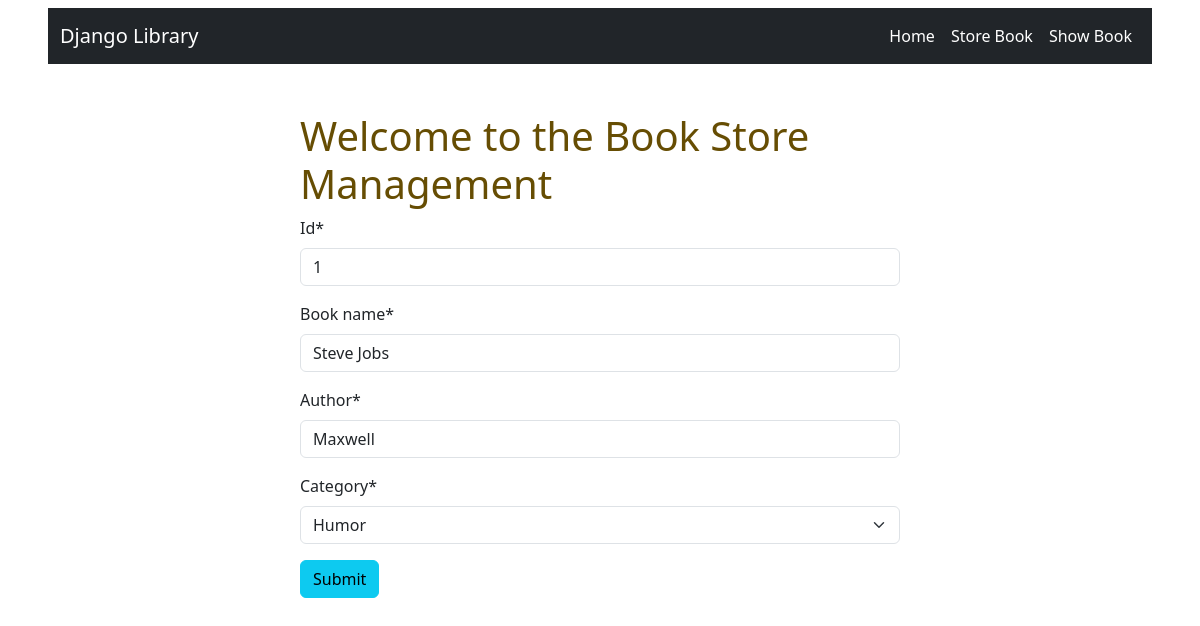
The app's page /edit_book/1 with its own data.
### book/models.py (models this page shows)
class BookStoreModel(models.Model):
    category = (
        ('Mystery','Mystery'),
        ('Thriller','Thriller'),
        ('Sci-Fi','Sci-Fi'),
        ('Humor','Humor'),
        ('Horror', 'Horror'),
    )
    id = models.IntegerField(primary_key=True)
    book_name = models.CharField(max_length=30)
    author = models.CharField(max_length=30)
    category = models.CharField(max_length=30,choices=category)
    first_pub = models.DateTimeField(auto_now_add=True)
    last_pub = models.DateTimeField(auto_now=True)

### book/views.py (the view)
# urls.py: path('edit_book/<int:id>',edit_book, name='editbook'),
def edit_book(request, id):
    book = BookStoreModel.objects.get(pk = id)
    form = BookStoreForm(instance = book)
    if request.method == 'POST':
        form = BookStoreForm(request.POST, instance= book)
        if form.is_valid():
            form.save()
            return redirect('showbook')
    return render(request, 'store_book.html', {'form':form})

### book/forms.py
class BookStoreForm(forms.ModelForm):
    class Meta:
        model = BookStoreModel
        fields = ['id','book_name','author','category']

### book/templates/store_book.html
{% extends 'base.html' %} {% load crispy_forms_tags %} {% block start %}
<div style="width: 50%; margin: auto">
  <h1 class="mt-5 text-warning-emphasis">
    Welcome to the Book Store Management
  </h1>
  <form method="post">
    {% csrf_token %}{{form|crispy}}
    <button class="btn btn-info" type="submit">Submit</button>
  </form>
</div>
{% endblock %}

### records on screen
BookStoreModel: id "1", book_name "Steve Jobs", author "Maxwell", category "Humor"
